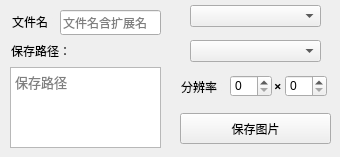
      <widget class="QWidget" name="tab_2">
       <attribute name="title">
        <string>保存图片</string>
       </attribute>
       <widget class="QPushButton" name="saveButton">
        <property name="geometry">
         <rect>
          <x>180</x>
          <y>113</y>
          <width>151</width>
          <height>31</height>
         </rect>
        </property>
        <property name="minimumSize">
         <size>
          <width>151</width>
          <height>31</height>
         </size>
        </property>
        <property name="maximumSize">
         <size>
          <width>151</width>
          <height>31</height>
         </size>
        </property>
        <property name="font">
         <font>
          <family>微软雅黑</family>
          <pointsize>9</pointsize>
          <bold>false</bold>
         </font>
        </property>
        <property name="cursor">
         <cursorShape>PointingHandCursor</cursorShape>
        </property>
        <property name="toolTip">
         <string>保存预处理图片</string>
        </property>
        <property name="text">
         <string>保存图片</string>
        </property>
        <property name="icon">
         <iconset>
          <normaloff>images/保存图片.png</normaloff>images/保存图片.png</iconset>
        </property>
        <property name="iconSize">
         <size>
          <width>20</width>
          <height>20</height>
         </size>
        </property>
       </widget>
       <widget class="QLineEdit" name="saveNameEdit">
        <property name="geometry">
         <rect>
          <x>60</x>
          <y>10</y>
          <width>101</width>
          <height>25</height>
         </rect>
        </property>
        <property name="font">
         <font>
          <family>微软雅黑</family>
          <pointsize>9</pointsize>
          <bold>false</bold>
         </font>
        </property>
        <property name="cursor">
         <cursorShape>IBeamCursor</cursorShape>
        </property>
        <property name="toolTip">
         <string>默认为导入名称</string>
        </property>
        <property name="frame">
         <bool>true</bool>
        </property>
        <property name="placeholderText">
         <string>文件名含扩展名</string>
        </property>
       </widget>
       <widget class="QLabel" name="label_3">
        <property name="geometry">
         <rect>
          <x>12</x>
          <y>14</y>
          <width>41</width>
          <height>16</height>
         </rect>
        </property>
        <property name="text">
         <string>文件名：</string>
        </property>
       </widget>
       <widget class="QTextEdit" name="savePathTextEdit">
        <property name="geometry">
         <rect>
          <x>10</x>
          <y>67</y>
          <width>151</width>
          <height>81</height>
         </rect>
        </property>
        <property name="font">
         <font>
          <family>微软雅黑</family>
          <pointsize>10</pointsize>
          <bold>false</bold>
         </font>
        </property>
        <property name="cursor" stdset="0">
         <cursorShape>IBeamCursor</cursorShape>
        </property>
        <property name="toolTip">
         <string>默认为导入路径</string>
        </property>
        <property name="verticalScrollBarPolicy">
         <enum>Qt::ScrollBarAlwaysOff</enum>
        </property>
        <property name="placeholderText">
         <string>保存路径</string>
        </property>
       </widget>
       <widget class="QLabel" name="label_5">
        <property name="geometry">
         <rect>
          <x>11</x>
          <y>43</y>
          <width>61</width>
          <height>16</height>
         </rect>
        </property>
        <property name="text">
         <string>保存路径：</string>
        </property>
       </widget>
       <widget class="QToolButton" name="getDirectoryButton_2">
        <property name="geometry">
         <rect>
          <x>73</x>
          <y>41</y>
          <width>24</width>
          <height>22</height>
         </rect>
        </property>
        <property name="cursor">
         <cursorShape>PointingHandCursor</cursorShape>
        </property>
        <property name="toolTip">
         <string>选择文件夹</string>
        </property>
        <property name="text">
         <string/>
        </property>
        <property name="icon">
         <iconset>
          <normaloff>images/文件夹.png</normaloff>images/文件夹.png</iconset>
        </property>
        <property name="iconSize">
         <size>
          <width>24</width>
          <height>24</height>
         </size>
        </property>
        <property name="autoRaise">
         <bool>true</bool>
        </property>
       </widget>
       <widget class="QComboBox" name="comboBox">
        <property name="geometry">
         <rect>
          <x>190</x>
          <y>5</y>
          <width>131</width>
          <height>22</height>
         </rect>
        </property>
        <property name="sizePolicy">
         <sizepolicy hsizetype="Fixed" vsizetype="Fixed">
          <horstretch>0</horstretch>
          <verstretch>0</verstretch>
         </sizepolicy>
        </property>
        <property name="minimumSize">
         <size>
          <width>131</width>
          <height>22</height>
         </size>
        </property>
        <property name="maximumSize">
         <size>
          <width>131</width>
          <height>22</height>
         </size>
        </property>
        <property name="toolTip">
         <string>&lt;html&gt;&lt;head/&gt;&lt;body&gt;&lt;p&gt;选择&lt;span style=&quot; font-weight:700;&quot;&gt;文件扩展名&lt;/span&gt;&lt;/p&gt;&lt;/body&gt;&lt;/html&gt;</string>
        </property>
        <property name="currentIndex">
         <number>-1</number>
        </property>
        <property name="maxVisibleItems">
         <number>5</number>
        </property>
        <property name="placeholderText">
         <string>选择扩展名</string>
        </property>
        <property name="frame">
         <bool>true</bool>
        </property>
        <item>
         <property name="text">
          <string>默认扩展名</string>
         </property>
        </item>
        <item>
         <property name="text">
          <string>jpeg</string>
         </property>
        </item>
        <item>
         <property name="text">
          <string>png</string>
         </property>
        </item>
        <item>
         <property name="text">
          <string>bmp</string>
         </property>
        </item>
        <item>
         <property name="text">
          <string>gif</string>
         </property>
        </item>
        <item>
         <property name="text">
          <string>tiff</string>
         </property>
        </item>
        <item>
         <property name="text">
          <string>Webp</string>
         </property>
        </item>
       </widget>
       <widget class="QComboBox" name="comboBox_2">
        <property name="geometry">
         <rect>
          <x>190</x>
          <y>40</y>
          <width>131</width>
          <height>22</height>
         </rect>
        </property>
        <property name="toolTip">
         <string>&lt;html&gt;&lt;head/&gt;&lt;body&gt;&lt;p&gt;选择&lt;span style=&quot; font-weight:700;&quot;&gt;色彩模式&lt;/span&gt;&lt;/p&gt;&lt;/body&gt;&lt;/html&gt;</string>
        </property>
        <property name="currentIndex">
         <number>-1</number>
        </property>
        <property name="maxVisibleItems">
         <number>5</number>
        </property>
        <property name="placeholderText">
         <string>选择色彩模式</string>
        </property>
        <property name="frame">
         <bool>true</bool>
        </property>
        <item>
         <property name="text">
          <string>默认色彩模式</string>
         </property>
        </item>
        <item>
         <property name="text">
          <string extracomment="二值图像">1</string>
         </property>
        </item>
        <item>
         <property name="text">
          <string>L</string>
         </property>
        </item>
        <item>
         <property name="text">
          <string>RGB</string>
         </property>
        </item>
        <item>
         <property name="text">
          <string>RGBA</string>
         </property>
        </item>
        <item>
         <property name="text">
          <string>HSV</string>
         </property>
        </item>
        <item>
         <property name="text">
          <string>CMYK</string>
         </property>
        </item>
       </widget>
       <widget class="QSpinBox" name="spinBox_height">
        <property name="geometry">
         <rect>
          <x>285</x>
          <y>75</y>
          <width>42</width>
          <height>22</height>
         </rect>
        </property>
        <property name="acceptDrops">
         <bool>true</bool>
        </property>
        <property name="maximum">
         <number>1000</number>
        </property>
       </widget>
       <widget class="QSpinBox" name="spinBox_width">
        <property name="geometry">
         <rect>
          <x>230</x>
          <y>75</y>
          <width>42</width>
          <height>22</height>
         </rect>
        </property>
        <property name="acceptDrops">
         <bool>true</bool>
        </property>
        <property name="maximum">
         <number>1000</number>
        </property>
       </widget>
       <widget class="QLabel" name="label_6">
        <property name="geometry">
         <rect>
          <x>274</x>
          <y>78</y>
          <width>16</width>
          <height>16</height>
         </rect>
        </property>
        <property name="font">
         <font>
          <family>微软雅黑</family>
          <pointsize>10</pointsize>
          <bold>true</bold>
         </font>
        </property>
        <property name="text">
         <string>×</string>
        </property>
       </widget>
       <widget class="QLabel" name="label_res">
        <property name="geometry">
         <rect>
          <x>181</x>
          <y>79</y>
          <width>41</width>
          <height>16</height>
         </rect>
        </property>
        <property name="text">
         <string>分辨率：</string>
        </property>
       </widget>
      </widget>
